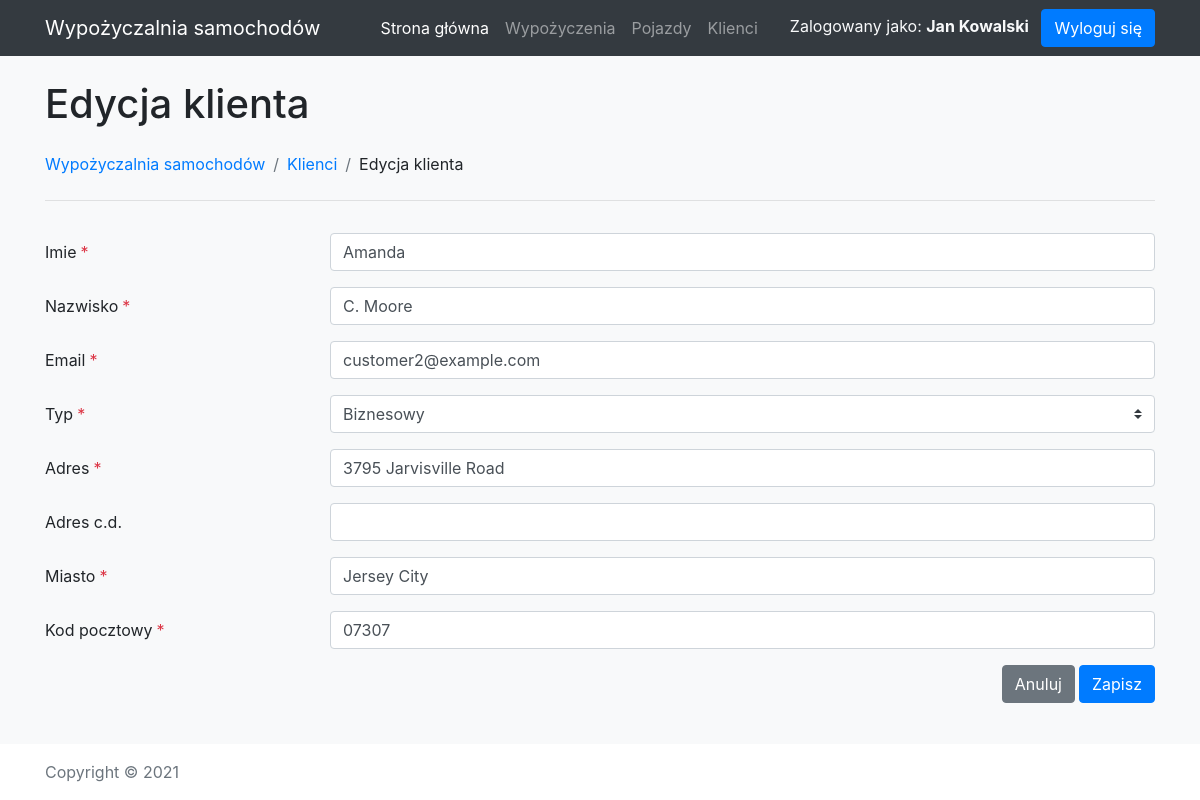
The page /add-edit-customer.php?id=2 (signed in) on the database its author committed.
### tables this page shows
CREATE TABLE customers (
    id INT NOT NULL AUTO_INCREMENT PRIMARY KEY,
    email VARCHAR(124),
    password VARCHAR(256),
    firstName VARCHAR(124),
    lastName VARCHAR(124),
    type VARCHAR(32),
    address1 VARCHAR(124),
    address2 VARCHAR(124),
    city VARCHAR(124),
    postcode VARCHAR(16),
    createdAt DATETIME
);

### add-edit-customer.php (called while the page is built, shortened)
<?php
require_once('./common/bootstrap.php');
$fieldDefs = [
    [
        'name' => 'firstName',
        'type' => 'TEXT',
        'label' => 'Imie',
        'required' => true,
    ],
    [
        'name' => 'lastName',
        'type' => 'TEXT',
        'label' => 'Nazwisko',
        'required' => true,
    ],
    [
        'name' => 'email',
        'type' => 'TEXT',
        'label' => 'Email',
        'required' => true,
    ],
    [
        'name' => 'type',
        'type' => 'SELECT',
        'label' => 'Typ',
        'options' => CLIENT_TYPE,
        'required' => true,
    ],
    [
        'name' => 'address1',
        'type' => 'TEXT',
        'label' => 'Adres',
        'required' => true,
    ],
    [
        'name' => 'address2',
        'type' => 'TEXT',
        'label' => 'Adres c.d.',
    ],
    [
        'name' => 'city',
        'type' => 'TEXT',
        'label' => 'Miasto',
        'required' => true,
    ],
    [
        'name' => 'postcode',
        'type' => 'TEXT',
        'label' => 'Kod pocztowy',
        'required' => true,
    ],
];
$formValues = null;
$editMode = isset($_GET['id']);
if ($_SERVER['REQUEST_METHOD'] == 'POST') {
    $validationErrors = validateFormValues($fieldDefs, $_POST['entityValues']);
    if (empty($validationErrors)) {
        if ($editMode) {
            updatEentityInTable('customers', $fieldDefs, $_POST['entityValues'], $_GET['id']);
            $_SESSION['flashMessage'] = 'Zmiany zostały zapisane pomyślnie';
        } else {
            $valuesToInsert = array_merge($_POST['entityValues'], [
                'createdAt' => date('Y-m-d H:i:s'),
            ]);
            var_export($valuesToInsert);
            $fieldDefsToInseert = array_merge($fieldDefs, [
                [
                    'name' => 'createdAt',
                    'type' => 'TEXT',
                ]
            ]);
            insertFormToTable('customers', $fieldDefsToInseert, $valuesToInsert);
            $_SESSION['flashMessage'] = 'Klient został dodany pomyślnie';
        }
        header("Location: customers.php");
        exit();
    }
    $formValues = $_POST['entityValues'];
} elseif ($editMode) {
    $escapedId = $dbConnection->real_escape_string($_GET['id']);
    $sql="SELECT * FROM customers WHERE id='$escapedId'";
    if($result = $dbConnection->query($sql)) {
        if ($result->num_rows) {
            $formValues = $result->fetch_assoc();
        }
    }
}
require_once('templates/header.php');
printHeader([
    'title' => $editMode ? 'Edycja klienta' : 'Dodaj klienta',
    'breadcrumbs' => [
        [
            'label' => 'Wypożyczalnia samochodów',
            'link' => '.'
        ],
        [
            'label' => 'Klienci',
            'link' => 'customers.php'
        ],
        [
            'label' => $editMode ? 'Edycja klienta' : 'Dodaj klienta',
        ],
    ],
    'includeHr' => true,
]);
printForm('customers.php', $fieldDefs, $formValues);
require_once('templates/footer.php');

### functions/templateComponents.php (the view, shortened to what this page needs)
<?php
function printHeader($params) { ?>
    <div class="mb-3">
        <div class="d-flex mb-4">
            <h1 class="mb-0"><?= $params['title'] ?></h1>
        </div>
        <nav class="d-block mb-4">
            <ol class="breadcrumb bg-transparent m-0 p-0">
                <?php if (isset($params['breadcrumbs'])) foreach($params['breadcrumbs'] as $breadcrumb): ?>
                    <li class="breadcrumb-item">
                        <?php if (isset($breadcrumb['link'])): ?>
                            <a href="<?= $breadcrumb['link'] ?>"><?= $breadcrumb['label'] ?></a>
                        <?php else: ?>
                            <?= $breadcrumb['label'] ?>
                        <?php endif ?>
                    </li>
                <?php endforeach ?>
            </ol>
        </nav>
        <?php if (isset($params['includeHr']) && $params['includeHr']): ?>
            <hr>
        <?php endif ?>
    </div>
<?php }
function printTable($addEditLink, $withActions, $columnDefs, $rows) { ?>
<?php }
function getTextField($name, $label, $value) {
    return "<input type=\"text\" class=\"form-control\" id=\"$name\" name=\"entityValues[$name]\" value=\"$value\">";
}
function getSelectField($name, $label, $options, $value) {
    $result = "<select class=\"custom-select\" id=\"$name\" name=\"entityValues[$name]\">";
    foreach($options as $key => $label) {
        $isSelected = $key == $value;
        $result .= "<option value=\"$key\"".($isSelected ? ' selected' : '').">$label</option>";
    }
    $result .= "</select>";
    return $result;
}
function printForm($cancelLink, $fieldDefs, $formValues) {
    echo '<form action="" method="POST">';
    foreach($fieldDefs as $fieldDef) {
        $fieldName = $fieldDef['name'];
        $fieldLabel = $fieldDef['label'];
        $fieldValue = $formValues[$fieldName] ?? null;
        $isRequiredAsterisk = isset($fieldDef['required']) ? '<span class="text-danger ml-1 noselect">*</span>' : '';
        echo '<div class="form-group row mb-3">';
        echo '<label for="'.$fieldName.'" class="col-sm-3 col-form-label">'.$fieldLabel.$isRequiredAsterisk.'</label>';
        echo '<div class="col-sm-9">';
        switch($fieldDef['type']) {
            case 'TEXT':
                echo getTextField($fieldDef['name'], $fieldDef['label'], $fieldValue);
                break;
            case 'SELECT':
                echo getSelectField($fieldDef['name'], $fieldDef['label'], $fieldDef['options'], $fieldValue);
                break;
        }
        echo '</div></div>';
    }
    echo "<div class=\"d-flex\">"
            ."<div class=\"ml-auto\">"
                ."<a href=\"$cancelLink\" class=\"btn btn-secondary ml-auto mr-1\">Anuluj</a>"
                ."<button type=\"submit\" class=\"btn btn-primary ml-auto\">Zapisz</button>"
            ."</div>"
        ."</div>";
    echo '</form>';
}

### style.css (style rules this page uses)
.noselect { user-select: none; }

### rows shown on the page
customers: firstName "Amanda", lastName "C. Moore", email "customer2@example.com", type "Biznesowy", address1 "3795 Jarvisville Road", city "Jersey City", postcode "07307"

### other values the page prints
$_SESSION['loggedUser']['firstName'] "Jan"
$_SESSION['loggedUser']['lastName'] "Kowalski"
$params['title'] "Edycja klienta"
$breadcrumb['label'] "Wypożyczalnia samochodów"
$breadcrumb['label'] "Klienci"
$breadcrumb['label'] "Edycja klienta"
$fieldLabel "Imie"
$fieldLabel "Nazwisko"
$fieldLabel "Email"
$fieldLabel "Typ"
$fieldLabel "Adres"
$fieldLabel "Adres c.d."
$fieldLabel "Miasto"
$fieldLabel "Kod pocztowy"
